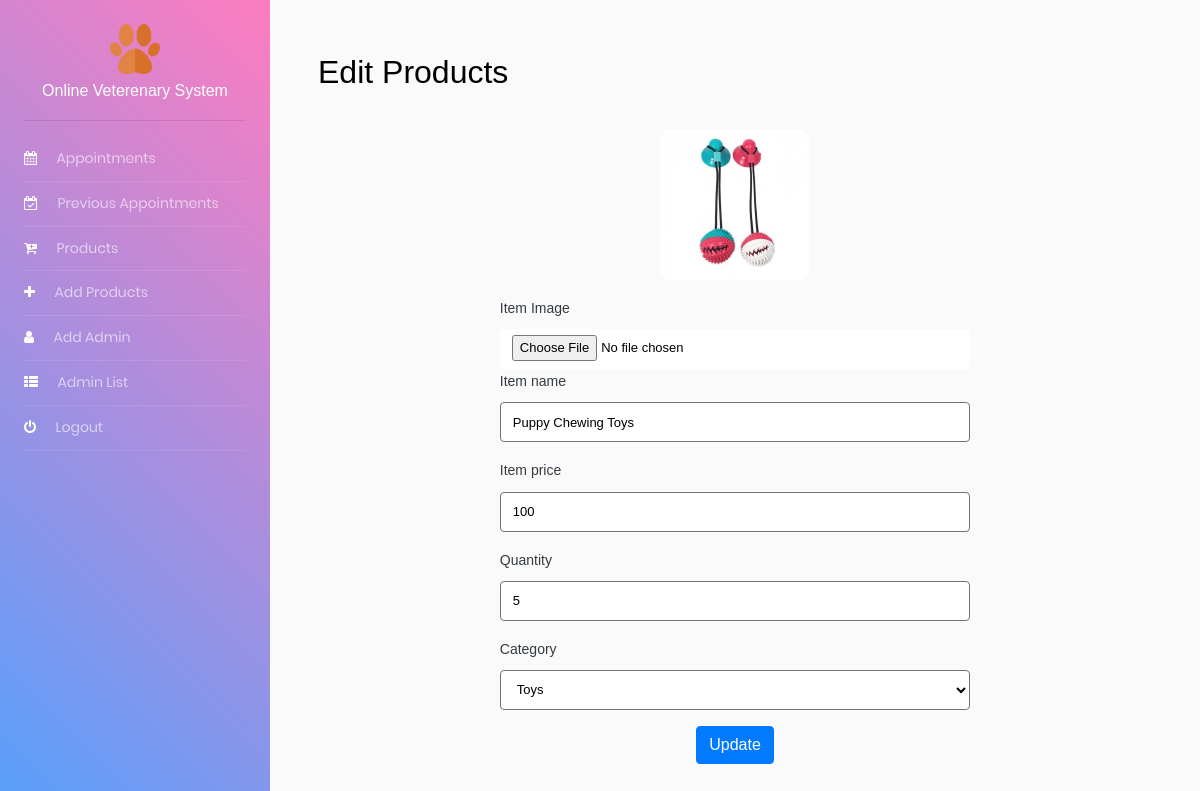
/pages/edit-products.php?id=8 (signed in), run on the app's committed database.
### tables this page shows
CREATE TABLE `products` (
  `id` int(11) NOT NULL,
  `items_name` varchar(60) NOT NULL,
  `item_location` varchar(50) NOT NULL,
  `item_price` int(50) NOT NULL,
  `quantity` int(11) NOT NULL,
  `category` varchar(50) NOT NULL
);

### pages/edit-products.php (the view, shortened to what this page needs)
<?php
include "../php/conn.php";
?>
<!DOCTYPE html>
<html lang="en">
<head>
    <?php include_once("../components/bootstrapsLocations.php"); ?>
</head>
<body>
    <div class="container-fluid d-flex align-items-stretch" style="padding: 0;">
        <?php include_once("../components/adminNav.php"); ?>
        <div class="wrap" style="width: 100%;">
            <div id="content" class="p-4 p-md-5 pt-5">
                <h2 class="mb-4">
                    Edit Products
                </h2>
                <div class="container" style="height: 550px;width:60%">
                    <?php
                    $query = mysqli_query($con, "SELECT * FROM products WHERE id=$_GET[id]");
                    $product = mysqli_fetch_object($query);
                    ?>
                    <form class="login100-form text-dark" action="../php/edit-products.php" method="POST" enctype="multipart/form-data">
                        <div class="form-groupt">
                            <div class="form-group" style="text-align: center;">
                                <img src="../product_images/<?php echo $product->item_location ?>" id="images" style="width: 150px;height: 150px;border-radius:10px;margin-top:10px;" />
                            </div>
                            <label>Item Image</label>
                            <input type="file" class="form-control" id="profile-img" name="item_image" accept="image/*" />
                        </div>
                        <div class="form-group">
                            <label>Item name</label>
                            <input type="text" class="form-control" name="item_name" value="<?php echo $product->items_name ?>" required>
                        </div>
                        <div class="form-group">
                            <label>Item price</label>
                            <input type="number" class="form-control" name="item_price" value="<?php echo $product->item_price ?>" required>
                        </div>
                        <div class="form-group">
                            <label>Quantity</label>
                            <input type="number" class="form-control" name="qty" value="<?php echo $product->quantity ?>" required>
                        </div>
                        <div class="form-group">
                            <label>Category</label>
                            <select name="category" class="form-control">
                                <option value="<?php echo $product->category ?>"><?php echo $product->category ?></option>
                            </select>
                        </div>
                        <div class="container-login100-form-btn" style="float: right;">
                            <button class="btn btn-primary" type="submit">
                                Update
                            </button>
                        </div>
                    </form>
                </div>
            </div>
        </div>
    </div>
</body>
</html>

### css/main.css (style rules this page uses)
* { margin: 0px; padding: 0px; box-sizing: border-box; }
body, html { height: 100%; font-family: Poppins-Regular, sans-serif; }
h1,h2,h3,h4,h5,h6 { margin: 0px; }
input { outline: none; border: none; }
label { margin: 0; display: block; }
button { outline: none !important; border: none; background: transparent; }
.login100-form { width: 100%; }
.container-login100-form-btn { width: 100%; display: -webkit-box; display: -webkit-flex; display: -moz-box; display: -ms-flexbox; display: flex; flex-wrap: wrap; justify-content: center; }

### pages/edit-products.php (style rules this page uses)
::placeholder { color: #6c757d !important; }
.form-control { color: black !important; }
form input[type="text"], form input[type="number"], form select { border: 1px solid #6c757d !important; }
.btn-primary { color: #fff !important; background-color: #007bff !important; border-color: #007bff !important; }

### data on the page
products: item_location (picture), item_name "Puppy Chewing Toys", item_price "100", qty "5", category "Toys"

### other printed values
$title "Appointments"
$title "Previous Appointments"
$title "Products"
$title "Add Products"
$title "Add Admin"
$title "Admin List"
